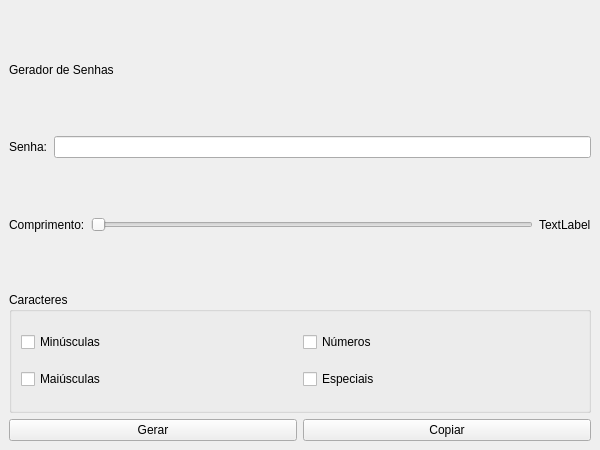
<?xml version="1.0" encoding="UTF-8"?>
<ui version="4.0">
 <class>MainWindow</class>
 <widget class="QMainWindow" name="MainWindow">
  <property name="geometry">
   <rect>
    <x>0</x>
    <y>0</y>
    <width>600</width>
    <height>450</height>
   </rect>
  </property>
  <property name="minimumSize">
   <size>
    <width>600</width>
    <height>450</height>
   </size>
  </property>
  <property name="maximumSize">
   <size>
    <width>600</width>
    <height>450</height>
   </size>
  </property>
  <property name="windowTitle">
   <string>MainWindow</string>
  </property>
  <widget class="QWidget" name="centralwidget">
   <layout class="QVBoxLayout" name="verticalLayout">
    <item>
     <widget class="QLabel" name="label_titulo">
      <property name="text">
       <string>Gerador de Senhas</string>
      </property>
     </widget>
    </item>
    <item>
     <layout class="QHBoxLayout" name="horizontalLayout">
      <item>
       <widget class="QLabel" name="label_senha">
        <property name="text">
         <string>Senha:</string>
        </property>
       </widget>
      </item>
      <item>
       <widget class="QLineEdit" name="linha_senha"/>
      </item>
     </layout>
    </item>
    <item>
     <layout class="QHBoxLayout" name="horizontalLayout_2">
      <item>
       <widget class="QLabel" name="label_slider">
        <property name="text">
         <string>Comprimento:</string>
        </property>
       </widget>
      </item>
      <item>
       <widget class="QSlider" name="slider_comprimento">
        <property name="orientation">
         <enum>Qt::Horizontal</enum>
        </property>
       </widget>
      </item>
      <item>
       <widget class="QLabel" name="label_comprimento">
        <property name="text">
         <string>TextLabel</string>
        </property>
       </widget>
      </item>
     </layout>
    </item>
    <item>
     <widget class="QGroupBox" name="groupbox_caracteres">
      <property name="title">
       <string>Caracteres</string>
      </property>
      <layout class="QGridLayout" name="gridLayout">
       <item row="0" column="0">
        <widget class="QCheckBox" name="checkbox_minusculas">
         <property name="text">
          <string>Minúsculas</string>
         </property>
        </widget>
       </item>
       <item row="0" column="1">
        <widget class="QCheckBox" name="checkbox_numeros">
         <property name="text">
          <string>Números</string>
         </property>
        </widget>
       </item>
       <item row="1" column="0">
        <widget class="QCheckBox" name="checkbox_maiusculas">
         <property name="text">
          <string>Maiúsculas</string>
         </property>
        </widget>
       </item>
       <item row="1" column="1">
        <widget class="QCheckBox" name="checkbox_especiais">
         <property name="text">
          <string>Especiais</string>
         </property>
        </widget>
       </item>
      </layout>
     </widget>
    </item>
    <item>
     <layout class="QHBoxLayout" name="horizontalLayout_3">
      <item>
       <widget class="QPushButton" name="botao_gerar">
        <property name="cursor">
         <cursorShape>PointingHandCursor</cursorShape>
        </property>
        <property name="text">
         <string>Gerar</string>
        </property>
        <property name="icon">
         <iconset resource="recursos/recursos.qrc">
          <normaloff>:/icones/imagens/botao_gerar.png</normaloff>:/icones/imagens/botao_gerar.png</iconset>
        </property>
        <property name="iconSize">
         <size>
          <width>40</width>
          <height>40</height>
         </size>
        </property>
       </widget>
      </item>
      <item>
       <widget class="QPushButton" name="botao_copiar">
        <property name="cursor">
         <cursorShape>PointingHandCursor</cursorShape>
        </property>
        <property name="text">
         <string>Copiar</string>
        </property>
        <property name="icon">
         <iconset resource="recursos/recursos.qrc">
          <normaloff>:/icones/imagens/botao_copiar.png</normaloff>:/icones/imagens/botao_copiar.png</iconset>
        </property>
        <property name="iconSize">
         <size>
          <width>40</width>
          <height>40</height>
         </size>
        </property>
       </widget>
      </item>
     </layout>
    </item>
   </layout>
  </widget>
 </widget>
 <resources>
  <include location="recursos/recursos.qrc"/>
 </resources>
 <connections/>
</ui>
